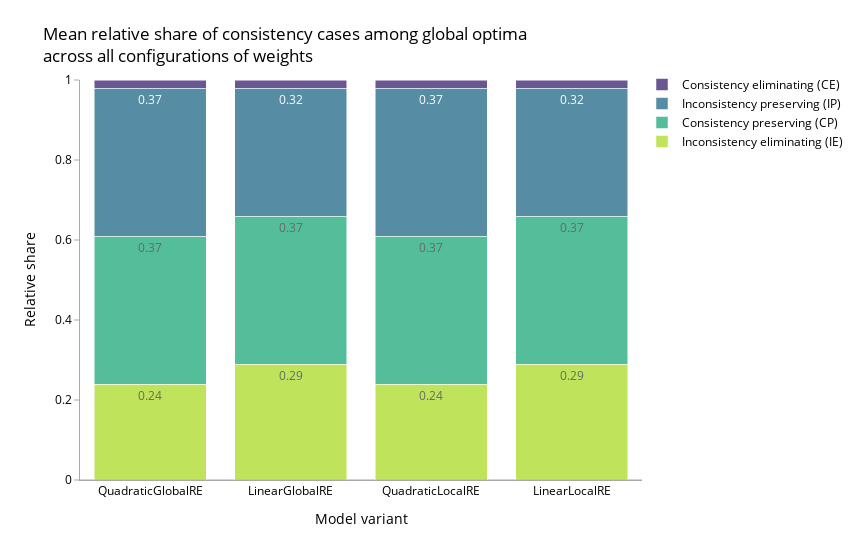
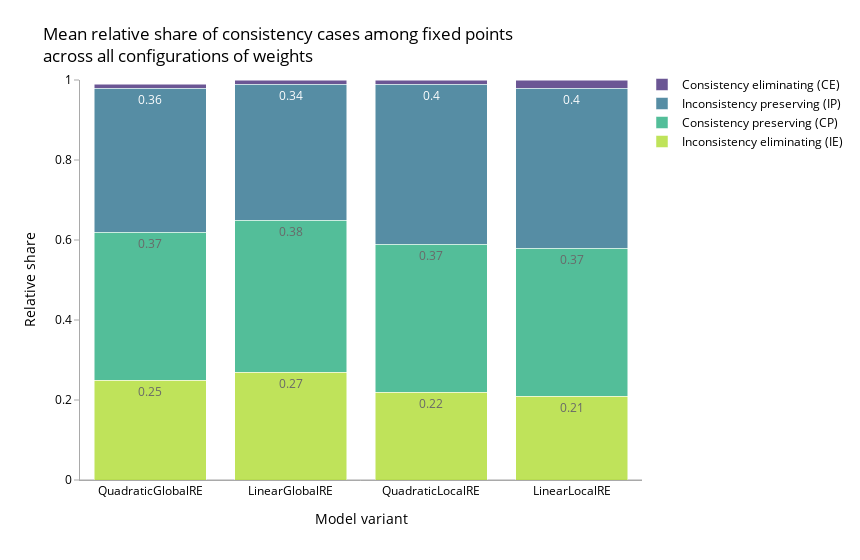

Source (notebook cell) for these figures, in order:
### Code cell
barplot(go_overall_results, "go")
barplot(fp_overall_results, "fp")

### Figure 1 — Plotly figure (JSON) as saved in the notebook; plotly's stock layout.template omitted (floating-point values rounded to 4 significant figures)
{"data": [{"alignmentgroup": "True", "hovertemplate": "variable=rel_go_inconsistency_eliminating_case<br>model_short_name=%{x}<br>value=%{y}<extra></extra>", "legendgroup": "rel_go_inconsistency_eliminating_case", "marker": {"color": "#b0dd31", "pattern": {"shape": ""}}, "name": "Inconsistency eliminating (IE)", "offsetgroup": "rel_go_inconsistency_eliminating_case", "opacity": 0.8, "orientation": "v", "showlegend": true, "textposition": "auto", "texttemplate": "%{y}", "type": "bar", "x": ["QuadraticGlobalRE", "LinearGlobalRE", "QuadraticLocalRE", "LinearLocalRE"], "xaxis": "x", "y": [0.24, 0.29, 0.24, 0.29], "yaxis": "y"}, {"alignmentgroup": "True", "hovertemplate": "variable=rel_go_consistency_preserving_case<br>model_short_name=%{x}<br>value=%{y}<extra></extra>", "legendgroup": "rel_go_consistency_preserving_case", "marker": {"color": "#29ae80", "pattern": {"shape": ""}}, "name": "Consistency preserving (CP)", "offsetgroup": "rel_go_consistency_preserving_case", "opacity": 0.8, "orientation": "v", "showlegend": true, "textposition": "auto", "texttemplate": "%{y}", "type": "bar", "x": ["QuadraticGlobalRE", "LinearGlobalRE", "QuadraticLocalRE", "LinearLocalRE"], "xaxis": "x", "y": [0.37, 0.37, 0.37, 0.37], "yaxis": "y"}, {"alignmentgroup": "True", "hovertemplate": "variable=rel_go_inconsistency_preserving_case<br>model_short_name=%{x}<br>value=%{y}<extra></extra>", "legendgroup": "rel_go_inconsistency_preserving_case", "marker": {"color": "#2c718e", "pattern": {"shape": ""}}, "name": "Inconsistency preserving (IP)", "offsetgroup": "rel_go_inconsistency_preserving_case", "opacity": 0.8, "orientation": "v", "showlegend": true, "textposition": "auto", "texttemplate": "%{y}", "type": "bar", "x": ["QuadraticGlobalRE", "LinearGlobalRE", "QuadraticLocalRE", "LinearLocalRE"], "xaxis": "x", "y": [0.37, 0.32, 0.37, 0.32], "yaxis": "y"}, {"alignmentgroup": "True", "hovertemplate": "variable=rel_go_consistency_eliminating_case<br>model_short_name=%{x}<br>value=%{y}<extra></extra>", "legendgroup": "rel_go_consistency_eliminating_case", "marker": {"color": "#472c7a", "pattern": {"shape": ""}}, "name": "Consistency eliminating (CE)", "offsetgroup": "rel_go_consistency_eliminating_case", "opacity": 0.8, "orientation": "v", "showlegend": true, "textposition": "auto", "texttemplate": "%{y}", "type": "bar", "x": ["QuadraticGlobalRE", "LinearGlobalRE", "QuadraticLocalRE", "LinearLocalRE"], "xaxis": "x", "y": [0.02, 0.02, 0.02, 0.02], "yaxis": "y"}], "layout": {"barmode": "stack", "font": {"color": "black", "size": 12}, "legend": {"orientation": "v", "title": {"text": ""}, "tracegroupgap": 0, "traceorder": "reversed", "x": 1, "xanchor": "left", "y": 1.025}, "margin": {"t": 80}, "title": {"text": "Mean relative share of consistency cases among global optima <br>across all configurations of weights"}, "width": 860, "xaxis": {"anchor": "y", "domain": [0, 1], "linecolor": "DarkGrey", "showgrid": false, "showticklabels": true, "title": {"text": "Model variant"}}, "yaxis": {"anchor": "x", "domain": [0, 1], "linecolor": "DarkGrey", "range": [0, 1], "showgrid": false, "tickcolor": "DarkGrey", "ticks": "outside", "title": {"text": "Relative share"}, "zeroline": true, "zerolinecolor": "DarkGrey", "zerolinewidth": 1}}}

### Figure 2 — Plotly figure (JSON) as saved in the notebook; plotly's stock layout.template omitted (floating-point values rounded to 4 significant figures)
{"data": [{"alignmentgroup": "True", "hovertemplate": "variable=rel_fp_inconsistency_eliminating_case<br>model_short_name=%{x}<br>value=%{y}<extra></extra>", "legendgroup": "rel_fp_inconsistency_eliminating_case", "marker": {"color": "#b0dd31", "pattern": {"shape": ""}}, "name": "Inconsistency eliminating (IE)", "offsetgroup": "rel_fp_inconsistency_eliminating_case", "opacity": 0.8, "orientation": "v", "showlegend": true, "textposition": "auto", "texttemplate": "%{y}", "type": "bar", "x": ["QuadraticGlobalRE", "LinearGlobalRE", "QuadraticLocalRE", "LinearLocalRE"], "xaxis": "x", "y": [0.25, 0.27, 0.22, 0.21], "yaxis": "y"}, {"alignmentgroup": "True", "hovertemplate": "variable=rel_fp_consistency_preserving_case<br>model_short_name=%{x}<br>value=%{y}<extra></extra>", "legendgroup": "rel_fp_consistency_preserving_case", "marker": {"color": "#29ae80", "pattern": {"shape": ""}}, "name": "Consistency preserving (CP)", "offsetgroup": "rel_fp_consistency_preserving_case", "opacity": 0.8, "orientation": "v", "showlegend": true, "textposition": "auto", "texttemplate": "%{y}", "type": "bar", "x": ["QuadraticGlobalRE", "LinearGlobalRE", "QuadraticLocalRE", "LinearLocalRE"], "xaxis": "x", "y": [0.37, 0.38, 0.37, 0.37], "yaxis": "y"}, {"alignmentgroup": "True", "hovertemplate": "variable=rel_fp_inconsistency_preserving_case<br>model_short_name=%{x}<br>value=%{y}<extra></extra>", "legendgroup": "rel_fp_inconsistency_preserving_case", "marker": {"color": "#2c718e", "pattern": {"shape": ""}}, "name": "Inconsistency preserving (IP)", "offsetgroup": "rel_fp_inconsistency_preserving_case", "opacity": 0.8, "orientation": "v", "showlegend": true, "textposition": "auto", "texttemplate": "%{y}", "type": "bar", "x": ["QuadraticGlobalRE", "LinearGlobalRE", "QuadraticLocalRE", "LinearLocalRE"], "xaxis": "x", "y": [0.36, 0.34, 0.4, 0.4], "yaxis": "y"}, {"alignmentgroup": "True", "hovertemplate": "variable=rel_fp_consistency_eliminating_case<br>model_short_name=%{x}<br>value=%{y}<extra></extra>", "legendgroup": "rel_fp_consistency_eliminating_case", "marker": {"color": "#472c7a", "pattern": {"shape": ""}}, "name": "Consistency eliminating (CE)", "offsetgroup": "rel_fp_consistency_eliminating_case", "opacity": 0.8, "orientation": "v", "showlegend": true, "textposition": "auto", "texttemplate": "%{y}", "type": "bar", "x": ["QuadraticGlobalRE", "LinearGlobalRE", "QuadraticLocalRE", "LinearLocalRE"], "xaxis": "x", "y": [0.01, 0.01, 0.01, 0.02], "yaxis": "y"}], "layout": {"barmode": "stack", "font": {"color": "black", "size": 12}, "legend": {"orientation": "v", "title": {"text": ""}, "tracegroupgap": 0, "traceorder": "reversed", "x": 1, "xanchor": "left", "y": 1.025}, "margin": {"t": 80}, "title": {"text": "Mean relative share of consistency cases among fixed points <br>across all configurations of weights"}, "width": 860, "xaxis": {"anchor": "y", "domain": [0, 1], "linecolor": "DarkGrey", "showgrid": false, "showticklabels": true, "title": {"text": "Model variant"}}, "yaxis": {"anchor": "x", "domain": [0, 1], "linecolor": "DarkGrey", "range": [0, 1], "showgrid": false, "tickcolor": "DarkGrey", "ticks": "outside", "title": {"text": "Relative share"}, "zeroline": true, "zerolinecolor": "DarkGrey", "zerolinewidth": 1}}}
